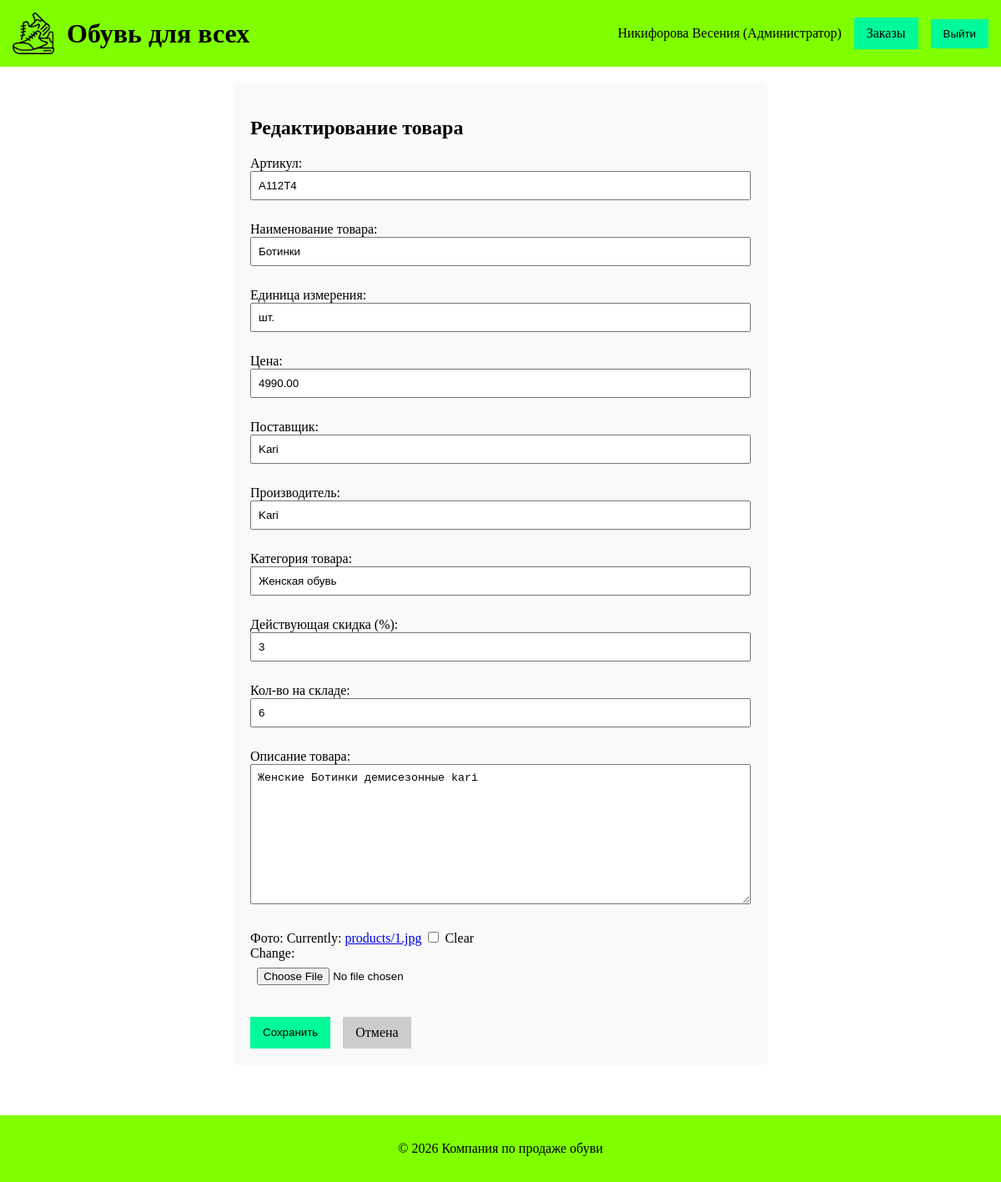
Screenshot of /catalog/1/edit/ (signed in) with the database file from the repository.
### users/models.py (models this page shows, shortened)
class CustomUser(AbstractUser):
    ROLE_CHOICES = [
        ('admin', 'Администратор'),
        ('manager', 'Менеджер'),
        ('client', 'Авторизованный клиент'),
    ]
    role = models.CharField(max_length=20, choices=ROLE_CHOICES, default='client', verbose_name='Роль')
    patronymic = models.CharField(max_length=100, blank=True, verbose_name='Отчество')

### products/models.py (models this page shows, shortened)
class Product(models.Model):
    article = models.CharField(max_length=100, unique=True, verbose_name='Артикул')
    name = models.CharField(max_length=255, verbose_name='Наименование товара')
    unit = models.CharField(max_length=50, verbose_name='Единица измерения')
    price = models.DecimalField(max_digits=10, decimal_places=2, verbose_name='Цена')
    supplier = models.CharField(max_length=255, verbose_name='Поставщик')
    manufacturer = models.CharField(max_length=255, verbose_name='Производитель')
    category = models.CharField(max_length=255, verbose_name='Категория товара')
    discount = models.IntegerField(default=0, verbose_name='Действующая скидка (%)')
    stock = models.IntegerField(default=0, verbose_name='Кол-во на складе')
    description = models.TextField(verbose_name='Описание товара')
    image = models.ImageField(upload_to='products/', null=True, blank=True, verbose_name='Фото')

### products/views.py (the view)
# urls.py: path('<int:pk>/edit/', views.product_update, name='product_update'),
def product_update(request, pk):
    if request.user.is_anonymous or request.user.role != 'admin':
        messages.error(request, 'Только администратор может управлять товарами.')
        return redirect('products:product_list')
    product = get_object_or_404(Product, pk=pk)
    if request.method == 'POST':
        form = ProductForm(request.POST, request.FILES, instance=product)
        if form.is_valid():
            form.save()
            messages.success(request, 'Данные товара успешно обновлены!')
            return redirect('products:product_list')
        else:
            messages.error(request, 'Ошибка при заполнении формы.')
    else:
        form = ProductForm(instance=product)
    return render(request, 'products/product_form.html', {'form': form, 'title': 'Редактирование товара', 'product': product})

### products/forms.py (shortened to what this page needs)
class ProductForm(forms.ModelForm):
    class Meta:
        model = Product
        fields = '__all__' # Берем все поля из модели
    def __init__(self, *args, **kwargs):
        super().__init__(*args, **kwargs)
        for field in self.fields.values():
            field.widget.attrs['style'] = 'padding: 8px; width: 100%; margin-bottom: 10px; box-sizing: border-box;'

### templates/products/product_form.html (shortened to what this page needs)
{% extends 'base.html' %}
{% block content %}
<div style="max-width: 600px; margin: 0 auto; background: #f9f9f9; padding: 20px; border-radius: 5px;">
    <h2>{{ title }}</h2>
    <form method="post" enctype="multipart/form-data">
        {{ form.as_p }}
        <div style="display: flex; gap: 15px; margin-top: 20px;">
            <button type="submit" class="btn-primary">Сохранить</button>
            <a href="{% url 'products:product_list' %}" class="btn-primary" style="background-color: #ccc;">Отмена</a>
        </div>
    </form>
</div>
{% endblock %}

### templates/base.html (shortened to what this page needs)
{% load static %}
<!DOCTYPE html>
<html lang="ru">
<head>
    <link rel="stylesheet" href="{% static 'css/style.css' %}">
</head>
<body style="font-family: 'Times New Roman', Times, serif; margin: 0; padding: 0; background-color: #FFFFFF;">
    <header class="header" style="display: flex; justify-content: space-between; align-items: center; padding: 15px; background-color: #7FFF00;">
        <div style="display: flex; align-items: center; gap: 15px;">
            <img src="{% static 'images/Icon.png' %}" alt="Логотип" height="50">
            <h1 style="margin: 0;">Обувь для всех</h1>
        </div>
        <div style="display: flex; align-items: center;">
            {% if user.is_authenticated %}
                <span>{{ user.last_name }} {{ user.first_name }} ({{ user.get_role_display }})</span>
                {% if user.role == 'admin' or user.role == 'manager' %}
                    <a href="{% url 'orders:order_list' %}" class="btn-primary" style="margin-left: 15px;">Заказы</a>
                {% endif %}
                <form action="{% url 'logout' %}" method="post" style="display:inline; margin-left: 15px;">
                    <button type="submit" class="btn-primary">Выйти</button>
                </form>
            {% else %}
                <span>Гость</span>
                <a href="{% url 'root_login' %}" class="btn-primary" style="margin-left: 15px;">Войти</a>
            {% endif %}
        </div>
    </header>
    <main style="padding: 20px;">
        {% block content %}{% endblock %}
    </main>
    <footer class="footer" style="padding: 15px; text-align: center; margin-top: 40px; background-color: #7FFF00;">
        <p>&copy; 2026 Компания по продаже обуви</p>
    </footer>
</body>
</html>

### static/css/style.css (style rules this page uses)
body { font-family: 'Times New Roman', Times, serif; background-color: #FFFFFF; margin: 0; padding: 0; }
.header, .footer, .sidebar { background-color: #7FFF00; }
.btn-primary, a.accent { background-color: #00FA9A; color: black; text-decoration: none; padding: 10px 15px; border: none; cursor: pointer; }

### rows the page displays
CustomUser: last_name "Никифорова", first_name "Весения", role "Администратор"
Product: article "А112Т4", name "Ботинки", unit "шт.", price "4990.00", supplier "Kari", manufacturer "Kari", category "Женская обувь", discount "3", stock "6", description "Женские Ботинки демисезонные kari"

### other values shown
{{ title }} "Редактирование товара"
